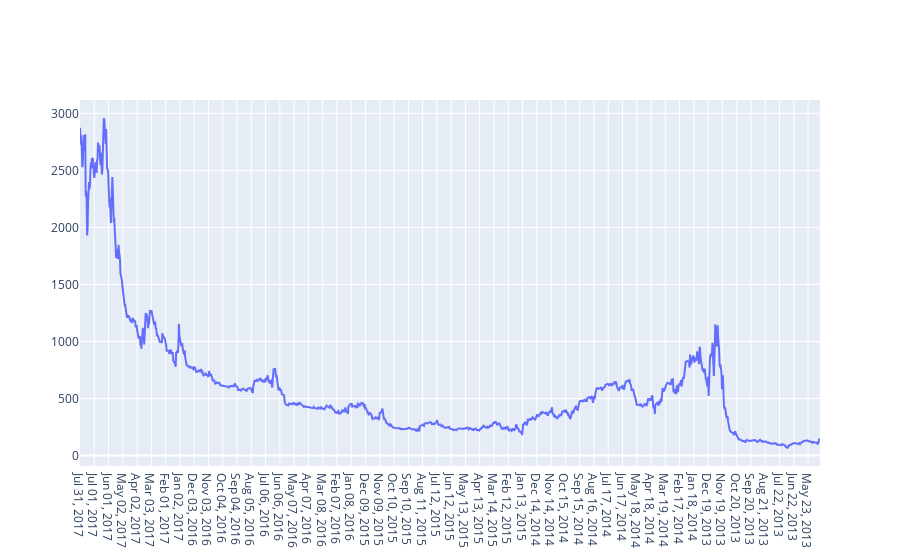

Notebook code for this chart:
### Markdown cell above
Plot new line graph again on Close with newly filled values

### Code cell
btc_trace = go.Scatter(x=data.index, y=data['Close'], name= 'Price')
py.iplot([btc_trace])

### Figure 1 — Plotly figure (JSON) as saved in the notebook; plotly's stock layout.template omitted (floating-point values rounded to 4 significant figures; data arrays with more than 128 entries replaced by an {"elided": "..."} marker saying what was removed)
{"data": [{"name": "Price", "x": {"elided": "1556 str values"}, "y": {"elided": "1556 float values"}, "type": "scatter"}], "layout": {}}
